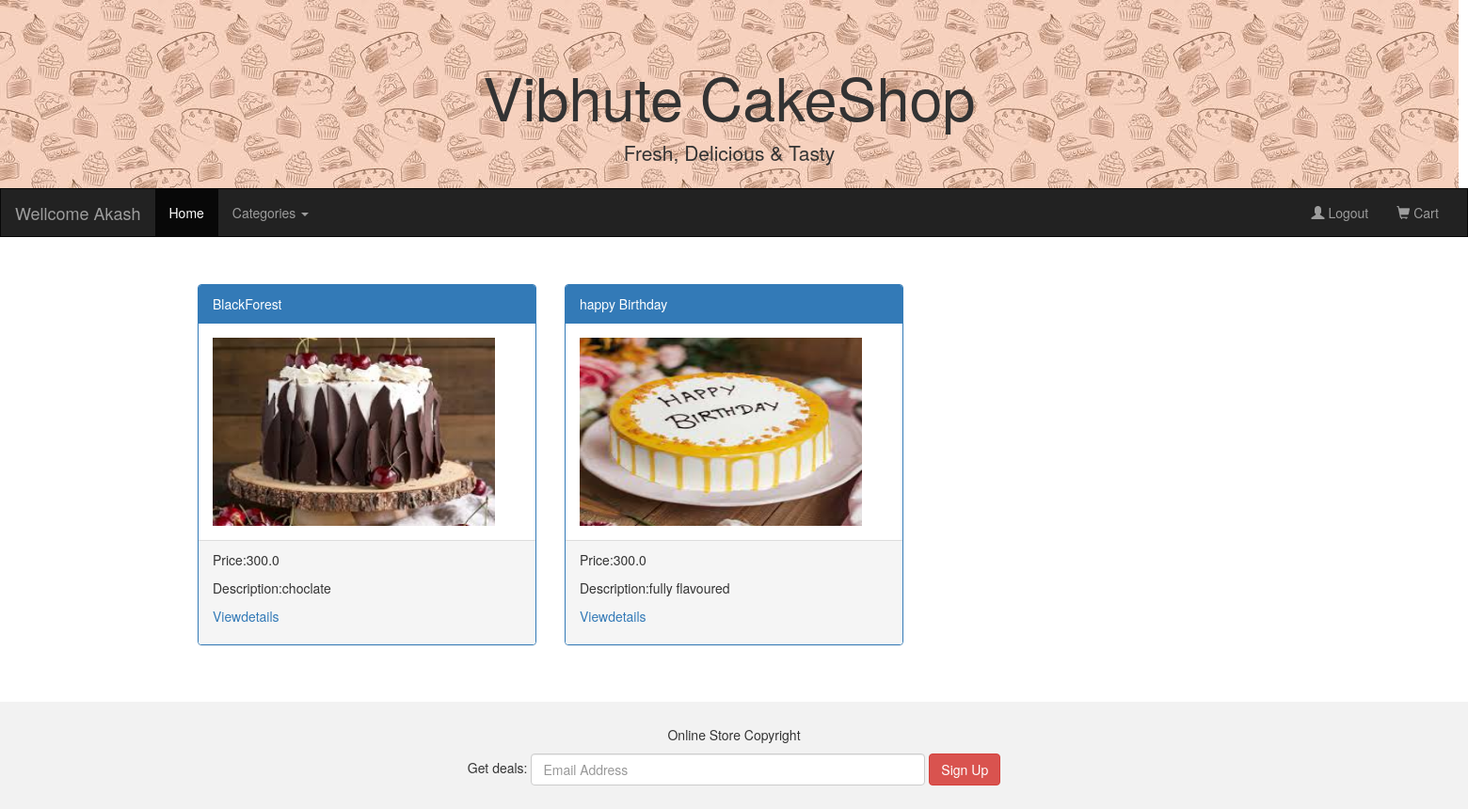
Page /Showcake/1 (signed in) on the committed database.
### Adminapp/models.py (models this page shows, shortened)
class Cake(models.Model):
    cake_name=models.CharField(max_length=100)
    price=models.FloatField(default=300)
    description=models.CharField(max_length=100)
    imageurl=models.ImageField(upload_to="Images",default='abc.jpg')
    category=models.ForeignKey(Category,on_delete=models.CASCADE)
    class Meta:
        db_table="Cake"

### Userapp/views.py (the view)
# urls.py: path('Showcake/<cid>',views.Showcake),
def Showcake(request,cid):
    cats=Category.objects.all()
    cate=Category.objects.get(id=cid) #here we first we find that which category is selected.
    cakes=Cake.objects.filter(category=cate) #here we find how many cakes are present having category same as selected one.
    return render(request,'Master.html',{'cats':cats , 'cakes':cakes})

### Userapp/templates/Master.html (shortened to what this page needs)
{%load static%}
<!DOCTYPE html>
<html lang="en">
<head>
  <link rel="stylesheet" href="https://maxcdn.bootstrapcdn.com/bootstrap/3.4.1/css/bootstrap.min.css">
</head>
<body>
<div class="jumbotron">
  <div class="container text-center">
    <h1>Vibhute CakeShop</h1>
    <p>Fresh, Delicious & Tasty</p>
  </div>
</div>
<nav class="navbar navbar-inverse">
  <div class="container-fluid">
    <div class="navbar-header">
      {%if 'uname' in request.session%}
           <a class="navbar-brand" href="#">Wellcome {{request.session.uname}}</a>
        {%else%}
            <a class="navbar-brand" href="#">Vibhute Cake's</a>
      {%endif%}
    </div>
    <div class="collapse navbar-collapse" id="myNavbar">
      <ul class="nav navbar-nav">
        <li class="active"><a href="/">Home</a></li>
        <li class="dropdown">
            <a class="dropdown-toggle" data-toggle="dropdown" href="#">Categories
            <span class="caret"></span></a>
          </li>
      </ul>
      <ul class="nav navbar-nav navbar-right">
        {%if 'uname' in request.session%}
            <li><a href="/Logout"><span class="glyphicon glyphicon-user"></span> Logout</a></li>
            <li><a href="/ShowAllCartItems"><span class="glyphicon glyphicon-shopping-cart"></span> Cart</a></li>
          {%else%}
            <li><a href="/Login"><span class="glyphicon glyphicon-user"></span> Login</a></li>
            <li><a href="/Signup"><span class="glyphicon glyphicon-user"></span>SignUp</a></li>
        {%endif%}
      </ul>
    </div>
  </div>
</nav>
{% block content%}
<div class="container">
  <div class="row">
    {%for cake in cakes%}
    <div class="col-sm-4">
      <div class="panel panel-primary">
        <div class="panel-heading">{{cake.cake_name}}</div>
        <div class="panel-body"><img src="{{cake.imageurl.url}}" class="img-responsive" style="width:300px ; height:200px" alt="Image"></div>
        <div class="panel-footer">
          <p>Price:{{cake.price}}</p>
          <p>Description:{{cake.description}}</p>
          <p><a href="/Viewdetails/{{cake.id}}">Viewdetails</a></p>
        </div>
      </div>
    </div>
    {%endfor%}
  </div>
</div><br><br>
{%endblock%}
<footer class="container-fluid text-center">
  <p>Online Store Copyright</p>
  <form class="form-inline">Get deals:
    <input type="email" class="form-control" size="50" placeholder="Email Address">
    <button type="button" class="btn btn-danger">Sign Up</button>
  </form>
</footer>
</body>
</html>

### rows in the picture
Cake: cake_name "BlackForest", imageurl (picture), price "300.0", description "choclate"
Cake: cake_name "happy Birthday", imageurl (picture), price "300.0", description "fully flavoured"

### other values in the picture
{{ request.session.uname }} "Akash"
